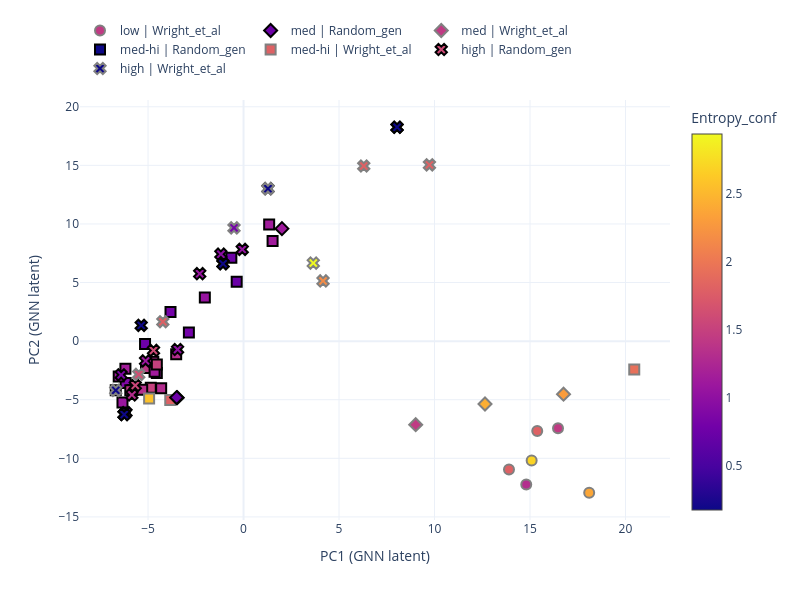

Notebook cell for this chart:
### Code cell
pca_plot_cont(plot_df_ss, 'Entropy_conf', model_name, save_name=save_name+"_ss", save=save)

### Figure 1 — Plotly figure (JSON) as saved in the notebook; plotly's stock layout.template omitted (floating-point values rounded to 4 significant figures; data arrays with more than 128 entries replaced by an {"elided": "..."} marker saying what was removed)
{"data": [{"customdata": {"elided": "24x7 mixed values"}, "hovertemplate": "Comp: %{customdata[0]}<br>RA: %{customdata[1]}<br>RB: %{customdata[2]}<br>MA: %{customdata[3]}<br>MB: %{customdata[4]}<br>Entropy_conf: %{customdata[5]}<br>TC: %{customdata[6]}", "legendrank": 3, "marker": {"cmax": 2.939, "cmin": 0.1713, "color": [0.1713, 0.8897, 0.9428, 1.123, 1.132, 0.7499, 1.282, 1.084, 1.057, 1.084, 1.314, 0.8014, 0.7324, 1.132, 1.494, 0.7499, 1.152, 1.361, 1.398, 0.7987, 1.298, 1.13, 1.494, 1.32], "colorbar": {"title": {"text": "Entropy_conf"}}, "colorscale": [[0, "#0d0887"], [0.1111, "#46039f"], [0.2222, "#7201a8"], [0.3333, "#9c179e"], [0.4444, "#bd3786"], [0.5556, "#d8576b"], [0.6667, "#ed7953"], [0.7778, "#fb9f3a"], [0.8889, "#fdca26"], [1, "#f0f921"]], "line": {"color": "black", "width": 2}, "size": 10, "symbol": "square"}, "mode": "markers", "name": "med-hi | Random_gen", "showlegend": true, "type": "scatter", "x": [-6.692, -6.174, -5.812, -6.536, 1.52, -0.6386, -4.725, -6.339, -2.027, -4.541, -3.527, -3.824, -0.3587, 1.342, -4.858, -5.158, -6.185, -5.93, -5.107, -2.862, -4.313, -4.659, -4.54, -5.306], "y": [-4.198, -3.572, -4.165, -3.028, 8.555, 7.109, -1.764, -5.237, 3.722, -2.725, -1.123, 2.492, 5.073, 9.949, -3.98, -0.2341, -2.35, -4.196, -2.296, 0.7473, -4.023, -2.62, -1.984, -4.142]}, {"customdata": [["(Sm1/3Gd1/3Eu1/3)2(Zr1/2Hf1/2)2O7", 1.066, 0.715, 153.2, 134.9, 1.8, 1.97], ["(Sm1/3Gd1/3Eu1/3)2(Zr1/12Hf1/12Sn1/12Ti3/4)2O7", 1.066, 0.6304, 153.2, 68.27, 1.931, 1.9], ["(La1/7Nd1/7Sm1/7Gd1/7Eu1/7Pr1/7Ce1/7)2(Zr1/2Hf1/2)2O7", 1.081, 0.715, 146.2, 134.9, 2.57, 1.97]], "hovertemplate": "Comp: %{customdata[0]}<br>RA: %{customdata[1]}<br>RB: %{customdata[2]}<br>MA: %{customdata[3]}<br>MB: %{customdata[4]}<br>Entropy_conf: %{customdata[5]}<br>TC: %{customdata[6]}", "legendrank": 3, "marker": {"cmax": 2.939, "cmin": 0.1713, "color": [1.8, 1.931, 2.57], "colorscale": [[0, "#0d0887"], [0.1111, "#46039f"], [0.2222, "#7201a8"], [0.3333, "#9c179e"], [0.4444, "#bd3786"], [0.5556, "#d8576b"], [0.6667, "#ed7953"], [0.7778, "#fb9f3a"], [0.8889, "#fdca26"], [1, "#f0f921"]], "line": {"color": "gray", "width": 2}, "size": 10, "symbol": "square"}, "mode": "markers", "name": "med-hi | Wright_et_al", "showlegend": true, "type": "scatter", "x": [-3.838, 20.46, -4.945], "y": [-5.031, -2.414, -4.9]}, {"customdata": {"elided": "19x7 mixed values"}, "hovertemplate": "Comp: %{customdata[0]}<br>RA: %{customdata[1]}<br>RB: %{customdata[2]}<br>MA: %{customdata[3]}<br>MB: %{customdata[4]}<br>Entropy_conf: %{customdata[5]}<br>TC: %{customdata[6]}", "legendrank": 4, "marker": {"cmax": 2.939, "cmin": 0.1713, "color": [1.586, 0.1713, 0.7169, 1.034, 0.1713, 0.1713, 0.1713, 1.066, 0.1713, 0.1713, 0.8618, 0.9677, 1.305, 1.098, 0.1713, 0.9878, 1.547, 0.1713, 0.1713], "colorscale": [[0, "#0d0887"], [0.1111, "#46039f"], [0.2222, "#7201a8"], [0.3333, "#9c179e"], [0.4444, "#bd3786"], [0.5556, "#d8576b"], [0.6667, "#ed7953"], [0.7778, "#fb9f3a"], [0.8889, "#fdca26"], [1, "#f0f921"]], "line": {"color": "black", "width": 2}, "size": 10, "symbol": "x"}, "mode": "markers", "name": "high | Random_gen", "showlegend": true, "type": "scatter", "x": [-4.715, -1.074, -6.155, -0.06797, -6.249, -1.074, -6.249, -2.295, 1.279, -6.249, -6.409, -1.187, -5.847, -5.13, 8.038, -3.455, -5.67, 8.038, -5.359], "y": [-0.7929, 6.605, -6.105, 7.827, -6.263, 6.605, -6.263, 5.757, 13.01, -6.263, -2.877, 7.42, -4.592, -1.688, 18.25, -0.7116, -3.781, 18.25, 1.344]}, {"customdata": [["La2Zr2O7", 1.16, 0.72, 138.9, 91.22, 0.1713, 2.14], ["Sm2Zr2O7", 1.079, 0.72, 150.4, 91.22, 0.1713, 2.04], ["La2(Zr1/2Hf1/2)2O7", 1.16, 0.715, 138.9, 134.9, 0.8014, 2.29], ["(La1/2Pr1/2)2(Zr1/3Hf1/3Sn1/3)2O7", 1.06, 0.7067, 139.9, 129.5, 1.8, 2.24], ["(Gd1/2Eu1/2)2(Zr1/3Hf1/3Sn1/3)2O7", 1.06, 0.7067, 154.6, 129.5, 1.8, 2.24], ["(La1/3Nd1/3Pr1/3)2(Zr1/2Hf1/2)2O7", 1.076, 0.715, 141.4, 134.9, 1.8, 2.16], ["(Sm1/3Gd1/3Eu1/3)2(Zr1/3Hf1/3Sn1/3)2O7", 1.066, 0.7067, 153.2, 129.5, 2.169, 2.21], ["(La1/5Nd1/5Sm1/5Eu1/5Ce1/5)2Zr2O7", 1.111, 0.72, 145.1, 91.22, 1.634, 2.06], ["(La1/7Nd1/7Sm1/7Gd1/7Eu1/7Pr1/7Ce1/7)2(Zr1/3Hf1/3Sn1/3)2O7", 1.081, 0.7067, 146.2, 129.5, 2.939, 2.02]], "hovertemplate": "Comp: %{customdata[0]}<br>RA: %{customdata[1]}<br>RB: %{customdata[2]}<br>MA: %{customdata[3]}<br>MB: %{customdata[4]}<br>Entropy_conf: %{customdata[5]}<br>TC: %{customdata[6]}", "legendrank": 4, "marker": {"cmax": 2.939, "cmin": 0.1713, "color": [0.1713, 0.1713, 0.8014, 1.8, 1.8, 1.8, 2.169, 1.634, 2.939], "colorscale": [[0, "#0d0887"], [0.1111, "#46039f"], [0.2222, "#7201a8"], [0.3333, "#9c179e"], [0.4444, "#bd3786"], [0.5556, "#d8576b"], [0.6667, "#ed7953"], [0.7778, "#fb9f3a"], [0.8889, "#fdca26"], [1, "#f0f921"]], "line": {"color": "gray", "width": 2}, "size": 10, "symbol": "x"}, "mode": "markers", "name": "high | Wright_et_al", "showlegend": true, "type": "scatter", "x": [1.279, -6.692, -0.4999, 6.295, 9.734, -4.226, 4.163, -5.487, 3.653], "y": [13.01, -4.198, 9.667, 14.94, 15.04, 1.656, 5.138, -2.841, 6.662]}, {"customdata": [["*Gd1.33Ce0.67Zr2.00O7.00", 1.083, 0.72, 151.5, 91.22, 0.7499, 1.771], ["*Gd1.33Ce0.67Zr2.00O7.00", 1.083, 0.72, 151.5, 91.22, 0.7499, 1.773], ["*La0.56Gd1.00Y0.44Zr2.00O7.00", 1.075, 0.72, 137.0, 91.22, 1.114, 1.798]], "hovertemplate": "Comp: %{customdata[0]}<br>RA: %{customdata[1]}<br>RB: %{customdata[2]}<br>MA: %{customdata[3]}<br>MB: %{customdata[4]}<br>Entropy_conf: %{customdata[5]}<br>TC: %{customdata[6]}", "legendrank": 2, "marker": {"cmax": 2.939, "cmin": 0.1713, "color": [0.7499, 0.7499, 1.114], "colorscale": [[0, "#0d0887"], [0.1111, "#46039f"], [0.2222, "#7201a8"], [0.3333, "#9c179e"], [0.4444, "#bd3786"], [0.5556, "#d8576b"], [0.6667, "#ed7953"], [0.7778, "#fb9f3a"], [0.8889, "#fdca26"], [1, "#f0f921"]], "line": {"color": "black", "width": 2}, "size": 10, "symbol": "diamond"}, "mode": "markers", "name": "med | Random_gen", "showlegend": true, "type": "scatter", "x": [-3.473, -3.503, 2.011], "y": [-4.827, -4.816, 9.6]}, {"customdata": [["Sm2(Zr1/4Hf1/4Sn1/4Ti1/4)2O7", 1.079, 0.6813, 150.4, 109.1, 1.432, 1.73], ["(Sm1/3Gd1/3Eu1/3)2(Zr1/4Hf1/4Sn1/4Ti1/4)2O7", 1.066, 0.6813, 153.2, 109.1, 2.43, 1.67], ["(Sm1/3Gd1/3Eu1/3)2(Zr1/6Hf1/6Sn1/6Ti1/2)2O7", 1.066, 0.6558, 153.2, 88.67, 2.3, 1.71]], "hovertemplate": "Comp: %{customdata[0]}<br>RA: %{customdata[1]}<br>RB: %{customdata[2]}<br>MA: %{customdata[3]}<br>MB: %{customdata[4]}<br>Entropy_conf: %{customdata[5]}<br>TC: %{customdata[6]}", "legendrank": 2, "marker": {"cmax": 2.939, "cmin": 0.1713, "color": [1.432, 2.43, 2.3], "colorscale": [[0, "#0d0887"], [0.1111, "#46039f"], [0.2222, "#7201a8"], [0.3333, "#9c179e"], [0.4444, "#bd3786"], [0.5556, "#d8576b"], [0.6667, "#ed7953"], [0.7778, "#fb9f3a"], [0.8889, "#fdca26"], [1, "#f0f921"]], "line": {"color": "gray", "width": 2}, "size": 10, "symbol": "diamond"}, "mode": "markers", "name": "med | Wright_et_al", "showlegend": true, "type": "scatter", "x": [9.014, 12.64, 16.76], "y": [-7.131, -5.362, -4.528]}, {"customdata": [["Gd2(Zr1/4Hf1/4Sn1/4Ti1/4)2O7", 1.053, 0.6813, 157.2, 109.1, 1.432, 1.58], ["(Sm1/2Gd1/2)2(Zr1/3Hf1/3Ti1/3)2O7", 1.066, 0.6783, 153.8, 105.9, 1.8, 1.47], ["(Gd1/2Eu1/2)2(Zr1/3Hf1/3Ti1/3)2O7", 1.06, 0.6783, 154.6, 105.9, 1.8, 1.52], ["(Sm1/4Gd1/4Eu1/4Yb1/4)2(Zr1/4Hf1/4Sn1/4Ti1/4)2O7", 1.046, 0.6813, 158.2, 109.1, 2.692, 1.45], ["(Sm1/4Gd1/4Eu1/4Yb1/4)2(Zr1/4Hf1/4Ti1/2)2O7", 1.046, 0.66, 158.2, 91.36, 2.377, 1.36], ["(Sm3/4Yb1/4)2(Zr1/2Ti1/2)2O7", 1.056, 0.6625, 156.0, 69.55, 1.313, 1.4]], "hovertemplate": "Comp: %{customdata[0]}<br>RA: %{customdata[1]}<br>RB: %{customdata[2]}<br>MA: %{customdata[3]}<br>MB: %{customdata[4]}<br>Entropy_conf: %{customdata[5]}<br>TC: %{customdata[6]}", "legendrank": 1, "marker": {"cmax": 2.939, "cmin": 0.1713, "color": [1.432, 1.8, 1.8, 2.692, 2.377, 1.313], "colorscale": [[0, "#0d0887"], [0.1111, "#46039f"], [0.2222, "#7201a8"], [0.3333, "#9c179e"], [0.4444, "#bd3786"], [0.5556, "#d8576b"], [0.6667, "#ed7953"], [0.7778, "#fb9f3a"], [0.8889, "#fdca26"], [1, "#f0f921"]], "line": {"color": "gray", "width": 2}, "size": 10, "symbol": "circle"}, "mode": "markers", "name": "low | Wright_et_al", "showlegend": true, "type": "scatter", "x": [16.47, 13.9, 15.38, 15.09, 18.1, 14.8], "y": [-7.435, -10.96, -7.677, -10.18, -12.94, -12.23]}], "layout": {"height": 600, "legend": {"orientation": "h", "y": 1.2}, "width": 800, "xaxis": {"title": {"text": "PC1 (GNN latent)"}}, "yaxis": {"title": {"text": "PC2 (GNN latent)"}}}}
